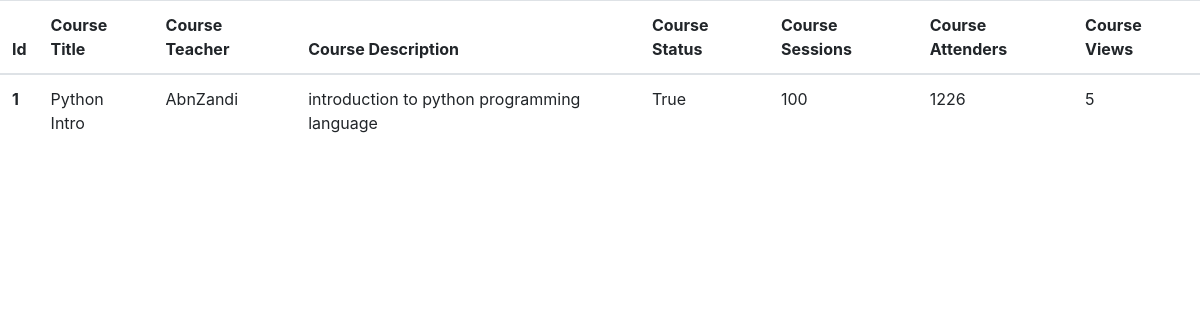
The page /course/information/1 on the database its author committed.
### courses_app/models.py (models this page shows, shortened)
class Course(models.Model) :
    title = models.CharField(max_length=30)
    teacher_fullname = models.CharField(max_length=30)
    description = models.TextField()
    status = models.BooleanField(default=True)
    attenders = models.IntegerField(default=0)
    sessions = models.IntegerField(default=0)
    views_count = models.IntegerField(default=0)

### courses_app/views.py (the view)
# urls.py: path("information/<int:course_id>",views.course_information)
def course_information(request , course_id):
     course = Course.objects.get(id = course_id)
     course.views_count -=-1
     course.save()
     return render(request , "courses_app/course_information.html" , context={ "course" : course})

### courses_app/templates/courses_app/course_information.html (shortened to what this page needs)
<!DOCTYPE html>
<html lang="en">
<head>
    <link rel="stylesheet" href="https://cdn.jsdelivr.net/npm/bootstrap@4.6.1/dist/css/bootstrap.min.css">
</head>
<body>
    <div class="table">
        <table class="table">
            <thead>
              <tr>
                <th scope="col">Id</th>
                <th scope="col">Course Title</th>
                <th scope="col">Course Teacher</th>
                <th scope="col">Course Description</th>
                <th scope="col">Course Status</th>
                <th scope="col">Course Sessions</th>
                <th scope="col">Course Attenders</th>
                <th scope="col">Course Views</th>
              </tr>
            </thead>
            <tbody>
              <tr>
                <th scope="row">{{course.id}}</th>
                <td>{{course.title}}</td>
                <td>{{course.teacher_fullname}}</td>
                <td>{{course.description}}</td>
                <td>{{course.status}}</td>
                <td>{{course.sessions}}</td>
                <td>{{course.attenders}}</td>
                <td>{{course.views_count}}</td>
              </tr>
            </tbody>
          </table>
    </div>
</body>
</html>

### rows shown on the page
Course: id "1", title "Python Intro", teacher_fullname "AbnZandi", description "introduction to python programming language", status "True", sessions "100", attenders "1226", views_count "5"
